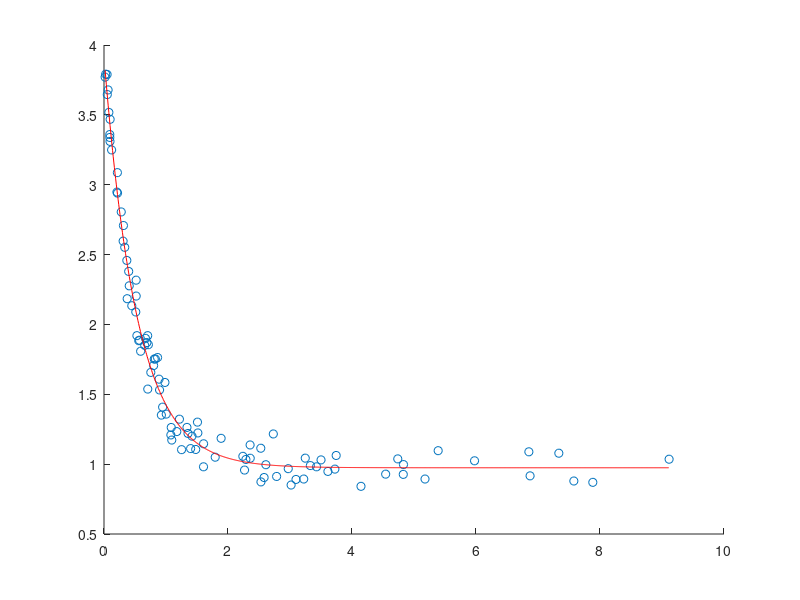

The MATLAB source for this figure: (Note: this script raises an error after producing the figure.)
function NonLinFitTester

close all;
clear all;
clc;

mdl = @(a,x)(a(1) + a(2)*exp(-a(3)*x));

rng(9845,'twister') % for reproducibility
a = [1;3;2];
x = exprnd(2,100,1);
epsn = normrnd(0,0.1,100,1);
y = mdl(a,x) + epsn;

a0 = [2;2;2];
[ahat,r,J,cov,mse] = nlinfit(x,y,mdl,a0);

xrange = min(x):.01:max(x);
hold on
scatter(x,y)
plot(xrange,mdl(ahat,xrange),'r')
hold off

ci = nlparci(ahat,r,'Jacobian',J)